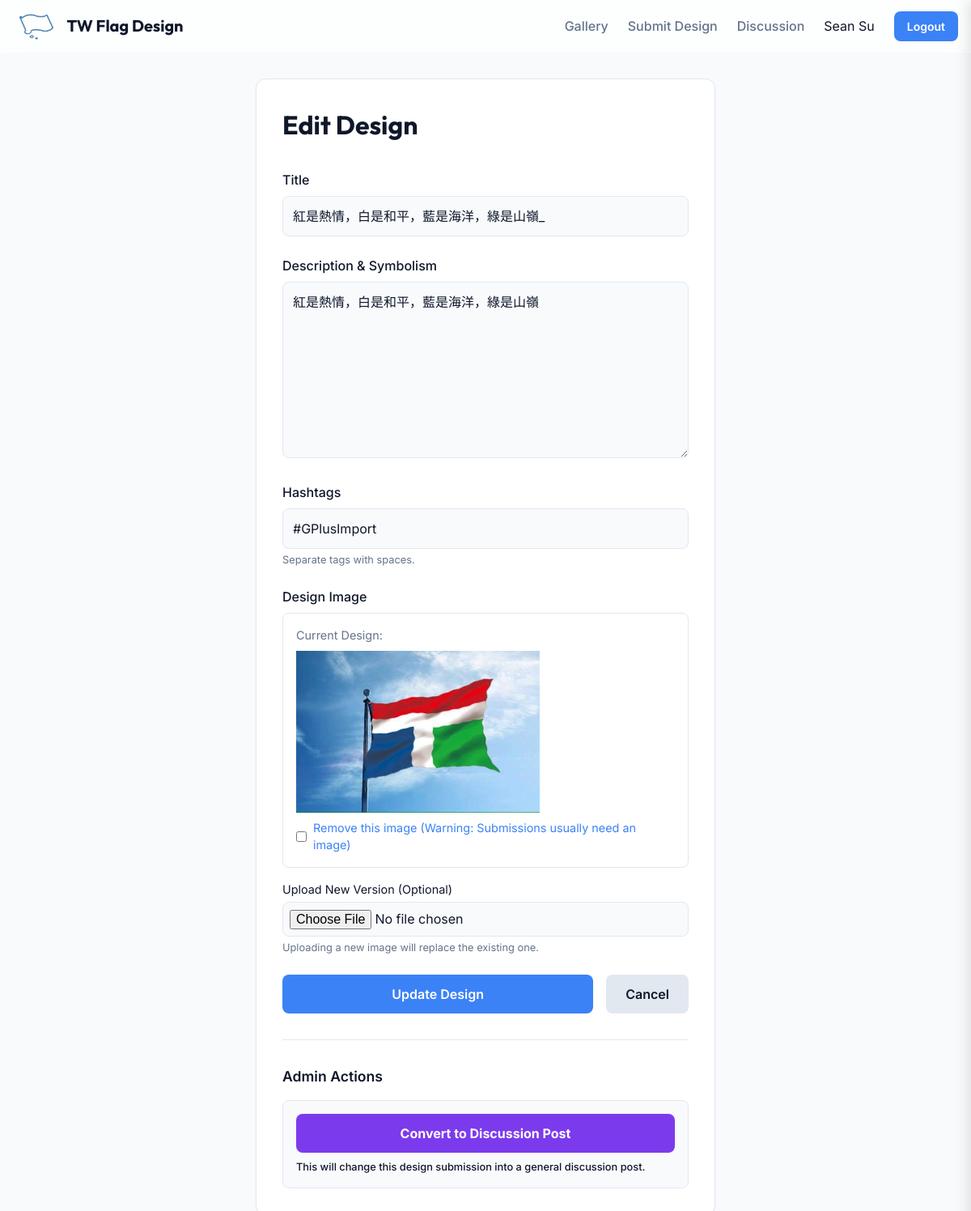
Screenshot of /design/e844417e-8405-4485-b4db-751bd1ac1eb1/edit (signed in) with the database file from the repository.
### app/models.py (models this page shows, shortened)
class User(db.Model, UserMixin):
    id = db.Column(db.Integer, primary_key=True)
    google_id = db.Column(db.String(100), unique=True, nullable=True) # Nullable for local testing if needed
    name = db.Column(db.String(100), nullable=False)
    email = db.Column(db.String(120), unique=True, nullable=False)
    profile_pic = db.Column(db.String(200))
    is_admin = db.Column(db.Boolean, default=False)
    designs = db.relationship('Design', backref='author', lazy=True)
    posts = db.relationship('Post', backref='author', lazy=True)
    comments = db.relationship('Comment', backref='author', lazy=True)
    ratings = db.relationship('Rating', backref='author', lazy=True)

class Design(db.Model):
    id = db.Column(db.Integer, primary_key=True)
    public_id = db.Column(db.String(36), unique=True, nullable=True)
    title = db.Column(db.String(100), nullable=False)
    description = db.Column(db.Text, nullable=False)
    image_filename = db.Column(db.String(100), nullable=False)
    hashtags = db.Column(db.Text, nullable=True)
    created_at = db.Column(db.DateTime, nullable=False, default=datetime.utcnow)
    approved = db.Column(db.Boolean, default=False)
    user_id = db.Column(db.Integer, db.ForeignKey('user.id'), nullable=False)
    comments = db.relationship('Comment', backref='design', lazy=True)
    ratings = db.relationship('Rating', backref='design', lazy=True)

### app/main/routes.py (the view, shortened to what this page needs)
@bp.route('/design/<public_id>/edit', methods=['GET', 'POST'])
@login_required
def edit_design(public_id):
    design = Design.query.filter_by(public_id=public_id).first_or_404()
    if design.author != current_user and not current_user.is_admin:
        abort(403)
    return render_template('edit_design.html', design=design)

### app/models.py (called while the page is built)
@login_manager.user_loader
def load_user(user_id):
    return User.query.get(int(user_id))

### app/templates/edit_design.html (shortened to what this page needs)
{% extends "layout.html" %}
{% block content %}
<div class="container" style="max-width: 600px;">
    <div class="card" style="padding: 2rem;">
        <h1 style="font-family: var(--font-heading); margin-bottom: 2rem; color: var(--color-primary);">Edit Design</h1>
        <form method="POST" enctype="multipart/form-data">
            <div style="margin-bottom: 1.5rem;">
                <label for="title" style="display: block; margin-bottom: 0.5rem; font-weight: 500;">Title</label>
                <input type="text" id="title" name="title" required value="{{ design.title }}"
                    style="width: 100%; padding: 0.75rem; border: 1px solid var(--color-border); border-radius: var(--radius-md); background: var(--color-background); color: var(--color-text-main);">
            </div>
            <div style="margin-bottom: 1.5rem;">
                <label for="description" style="display: block; margin-bottom: 0.5rem; font-weight: 500;">Description &
                    Symbolism</label>
                <textarea id="description" name="description" rows="8" required
                    style="width: 100%; padding: 0.75rem; border: 1px solid var(--color-border); border-radius: var(--radius-md); background: var(--color-background); color: var(--color-text-main); font-family: inherit;">{{ design.description }}</textarea>
            </div>
            <div style="margin-bottom: 1.5rem;">
                <label for="hashtags" style="display: block; margin-bottom: 0.5rem; font-weight: 500;">Hashtags</label>
                <input type="text" id="hashtags" name="hashtags" value="{{ design.hashtags or '' }}"
                    placeholder="#平面 #3D #搞笑"
                    style="width: 100%; padding: 0.75rem; border: 1px solid var(--color-border); border-radius: var(--radius-md); background: var(--color-background); color: var(--color-text-main);">
                <p style="font-size: 0.8rem; color: var(--color-text-muted); margin-top: 0.25rem;">Separate tags with
                    spaces.</p>
            </div>
            <div style="margin-bottom: 1.5rem;">
                <label style="display: block; margin-bottom: 0.5rem; font-weight: 500;">Design Image</label>
                {% if design.image_filename %}
                <div
                    style="margin-bottom: 1rem; padding: 1rem; border: 1px solid var(--color-border); border-radius: var(--radius-md);">
                    <p style="margin-bottom: 0.5rem; font-size: 0.9rem; color: var(--color-text-muted);">Current Design:
                    </p>
                    <img src="{{ url_for('static', filename='uploads/' + design.image_filename) }}" alt="Current Design"
                        style="max-height: 200px; max-width: 100%; display: block; margin-bottom: 0.5rem;">
                    <div style="display: flex; align-items: center; gap: 0.5rem;">
                        <input type="checkbox" id="remove_image" name="remove_image" value="yes">
                        <label for="remove_image" style="color: var(--color-accent); font-size: 0.9rem;">Remove this
                            image (Warning: Submissions usually need an image)</label>
                    </div>
                </div>
                {% endif %}
                <label for="image" style="display: block; font-size: 0.9rem; margin-bottom: 0.25rem;">Upload New Version
                    (Optional)</label>
                <input type="file" name="image" id="image" accept="image/*"
                    style="width: 100%; padding: 0.5rem; border: 1px solid var(--color-border); border-radius: var(--radius-md); background: var(--color-background); color: var(--color-text-main);">
                <p style="font-size: 0.8rem; color: var(--color-text-muted); margin-top: 0.25rem;">Uploading a new image
                    will replace the existing one.</p>
            </div>
            <div style="display: flex; gap: 1rem;">
                <button type="submit" class="btn btn-primary" style="flex-grow: 1;">Update Design</button>
                <a href="{{ url_for('main.design_detail', public_id=design.public_id) }}" class="btn"
                    style="background: var(--color-border); color: var(--color-text-main);">Cancel</a>
            </div>
        </form>
        {% if current_user.is_admin %}
        <div style="margin-top: 2rem; padding-top: 2rem; border-top: 1px solid var(--color-border);">
            <h3 style="font-size: 1.1rem; font-weight: 600; color: var(--color-primary); margin-bottom: 1rem;">Admin
                Actions</h3>
            <div
                style="background: var(--color-background); padding: 1rem; border: 1px solid var(--color-border); border-radius: var(--radius-md);">
                <form action="{{ url_for('main.convert_design_to_post', public_id=design.public_id) }}" method="POST">
                    <div id="convert-initial">
                        <button type="button" class="btn"
                            style="background-color: #7c3aed; color: #ffffff; width: 100%; font-weight: bold;"
                            onclick="document.getElementById('convert-initial').style.display='none'; document.getElementById('convert-confirm-ui').style.display='block';">
                            Convert to Discussion Post
                        </button>
                    </div>
                </form>
                <p style="font-size: 0.8rem; color: var(--color-text-main); margin-top: 0.5rem; font-weight: 500;">This
                    will change this design submission into a general discussion post.</p>
            </div>
        </div>
        {% endif %}
    </div>
</div>
{% endblock %}

### app/templates/layout.html (shortened to what this page needs)
<!DOCTYPE html>
<html lang="en">
<head>
    <link rel="stylesheet" href="{{ url_for('static', filename='css/variables.css') }}">
    <link rel="stylesheet" href="{{ url_for('static', filename='css/base.css') }}">
</head>
<body>
    <nav class="navbar">
        <div class="container nav-container">
            <a href="{{ url_for('main.index') }}" class="nav-logo"
                style="display: flex; align-items: center; gap: 0.5rem; text-decoration: none;">
                <img src="{{ url_for('static', filename='img/logo.png') }}" alt="Logo"
                    style="height: 40px; width: auto;">
                TW Flag Design
            </a>
            <div class="nav-links">
                <a href="{{ url_for('main.index') }}" class="nav-item">Gallery</a>
                <a href="{{ url_for('main.submit') }}" class="nav-item">Submit Design</a>
                <a href="#" id="sidePanelToggle" class="nav-item">Discussion</a>
                {% if current_user.is_authenticated %}
                <span>{{ current_user.name }}</span>
                <a href="{{ url_for('auth.logout') }}" class="btn btn-primary"
                    style="padding: 0.5rem 1rem; font-size: 0.875rem;">Logout</a>
                {% else %}
                <a href="{{ url_for('auth.login') }}" class="btn btn-primary"
                    style="padding: 0.5rem 1rem; font-size: 0.875rem;">Login</a>
                {% endif %}
            </div>
        </div>
    </nav>
    <main class="container main-content">
        {% block content %}{% endblock %}
    </main>
</body>
</html>

### app/static/css/variables.css (style rules this page uses)
:root { --color-primary: #0f172a; --color-primary-light: #1e293b; --color-accent: #3b82f6; --color-accent-hover: #2563eb; --color-background: #f8fafc; --color-surface: #ffffff; --color-text-main: #0f172a; --color-text-muted: #64748b; --color-border: #e2e8f0; --color-success: #10b981; --color-error: #ef4444; --shadow-sm: 0 1px 2px 0 rgb(0 0 0 / 0.05); --shadow-md: 0 4px 6px -1px rgb(0 0 0 / 0.1), 0 2px 4px -2px rgb(0 0 0 / 0.1); --shadow-lg: 0 10px 15px -3px rgb(0 0 0 / 0.1), 0 4px 6px -4px rgb(0 0 0 / 0.1); --glass-background: rgba(255, 255, 255, 0.7); --glass-border: rgba(255, 255, 255, 0.2); --font-sans: 'Inter', system-ui, -apple-system, sans-serif; --font-heading: 'Outfit', sans-serif; --radius-sm: 0.375rem; --radius-md: 0.5rem; --radius-lg: 0.75rem; --radius-xl: 1rem; --spacing-container: 1200px; }

### app/static/css/base.css (style rules this page uses)
*, *::before, *::after { box-sizing: border-box; margin: 0; padding: 0; }
body { font-family: var(--font-sans); background-color: var(--color-background); color: var(--color-text-main); line-height: 1.5; -webkit-font-smoothing: antialiased; }
img, picture, video, canvas, svg { display: block; max-width: 100%; }
input, button, textarea, select { font: inherit; }
a { color: inherit; text-decoration: none; }
.container { max-width: var(--spacing-container); margin: 0 auto; padding: 0 1rem; }
.btn { display: inline-flex; align-items: center; justify-content: center; padding: 0.75rem 1.5rem; border-radius: var(--radius-md); font-weight: 600; transition: all 0.2s ease; cursor: pointer; border: none; }
.btn-primary { background-color: var(--color-accent); color: white; }
.card { background-color: var(--color-surface); border: 1px solid var(--color-border); border-radius: var(--radius-lg); box-shadow: var(--shadow-sm); overflow: hidden; transition: transform 0.2s, box-shadow 0.2s; }

### app/templates/layout.html (style rules this page uses)
.navbar { background: var(--glass-background); backdrop-filter: blur(12px); border-bottom: 1px solid var(--glass-border); position: sticky; top: 0; z-index: 100; }
.nav-container { display: flex; align-items: center; justify-content: space-between; height: 4rem; }
.nav-logo { font-family: var(--font-heading); font-weight: 700; font-size: 1.25rem; color: var(--color-primary); }
.nav-links { display: flex; gap: 1.5rem; align-items: center; }
.nav-item { font-weight: 500; color: var(--color-text-muted); transition: color 0.2s; }
.main-content { padding: 2rem 0; min-height: calc(100vh - 4rem); }

### rows the page displays
User: name "Sean Su"
Design: title "紅是熱情，白是和平，藍是海洋，綠是山嶺_", description "紅是熱情，白是和平，藍是海洋，綠是山嶺", hashtags "#GPlusImport", image_filename (picture)
